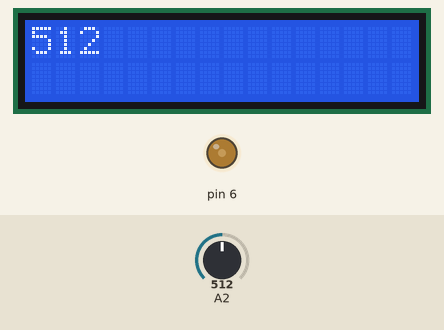
Simulated run of this sketch. Board: Arduino Uno, built with avr-gcc and run on an emulated ATmega328P. Parts: 16×2 character LCD, output pins drawn as LEDs (lit = HIGH). Inputs (shaded band) come from the test bench; at power-on: A2 = 512. What the sketch prints to the serial monitor is not drawn.

Above: at 4.6 s.
4.7 s: A2 set to 716
At 5.8 s:
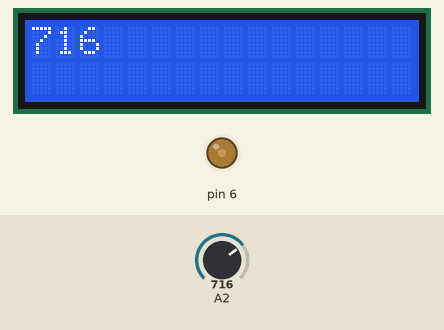
7.5 s: A2 set to 900
At 8.8 s:
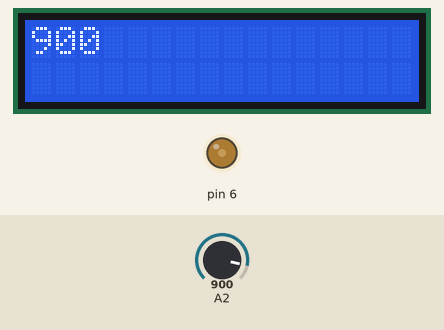
10.5 s: A2 set to 1023
At 11.4 s:
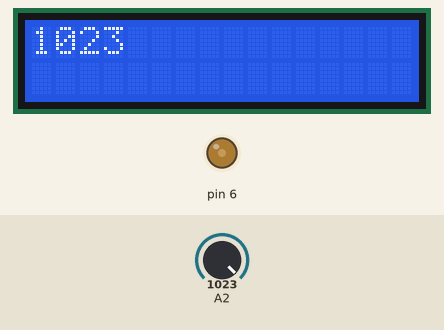
Timing chart, 0 to 13.5 s (numbered marks = the images above; inputs shaded):
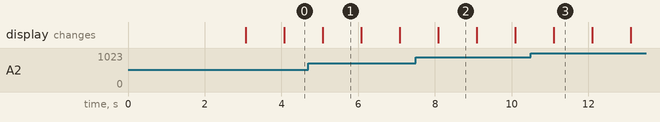

Measured:
- after the input at 4.7 s, the display: first differs from a run without the input after 0.37 s (image 1)
- after the input at 7.5 s, the display: first differs from a run without the input after 0.58 s (image 2)
- after the input at 10.5 s, the display: first differs from a run without the input after 0.59 s (image 3)
- what the display in image 1 shows lasts 1.0 s, from 5.1 s to 6.1 s

The sketch:

flex_values.ino
```cpp
#include <LiquidCrystal.h>


const int flexPin = "A0";

int contrast = 75;
const int rs = 12, en = 11, d4 = 5, d5 = 4, d6 = 3, d7 = 2;
LiquidCrystal lcd(rs, en, d4, d5, d6, d7);

void setup()
{
  // put your setup code here, to run once:
  Serial.begin(9600);
  pinMode(flexPin,INPUT);
  analogWrite(6,contrast);
  Serial.println("Flex sensor values");
  lcd.begin(16,2);
  lcd.setCursor(0,0);
  lcd.print("Flex sensor");
  lcd.setCursor(0,1);
  lcd.print("values");
  delay(3000);
  lcd.clear();

}

void loop() {
  // put your main code here, to run repeatedly:
  int flexReading = analogRead(flexPin);
  Serial.println(flexReading);
  lcd.print(flexReading);
  delay(1000);
  lcd.clear();

}
```
